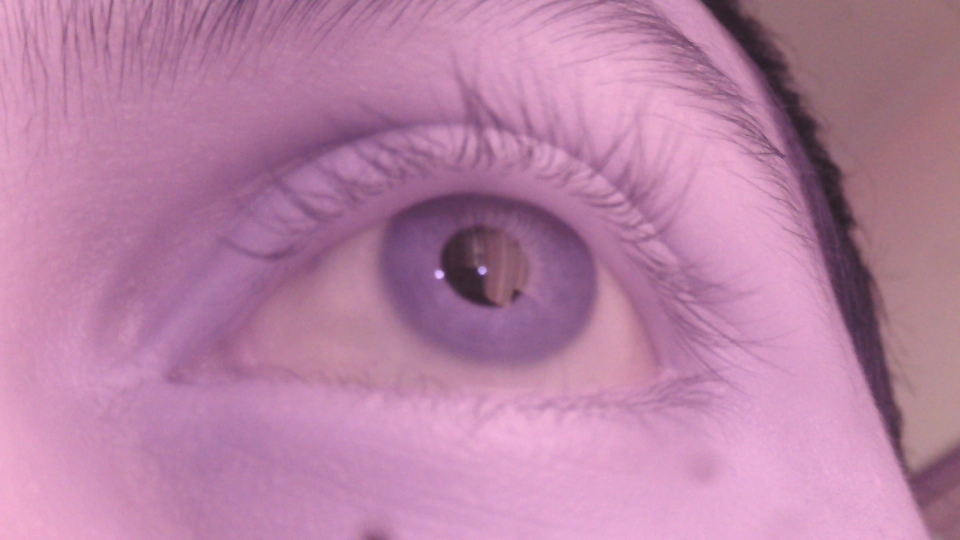
#> input picture Eye/test1.jpg, 1920 x 1080 px, given in place of the camera (shown at 1/2 size)
$ python haar.py
#> lines starting #> are read from the running program, lines starting #| are printed output that depends on the picture; after the words box and inside, x2 and y2 are one past the last pixel; in counts of white or black regions, pixels touching at a corner belong together
#> further down, frame is the input picture: shape (1080, 1920, 3); mean B, G, R 163.9, 129.4, 183.5
from __future__ import print_function
import cv2 as cv
import numpy as np

def findFourNearestPointsToCenter(points, size):
    center_x = size[0]//2
    center_y = size[1]//2
    points.append([0,0])
    points.append([0,0])
    points.append([0,0])
    points.append([0,0])

    #print(size)
    #print("center ", center_x, center_y)

    points.sort(key = lambda x: (x[0]- center_x)**2 + (x[1]- center_y)**2)
    return points[:4]


def detectAndDisplay(frame):
    frame_gray = cv.cvtColor(frame, cv.COLOR_BGR2GRAY)
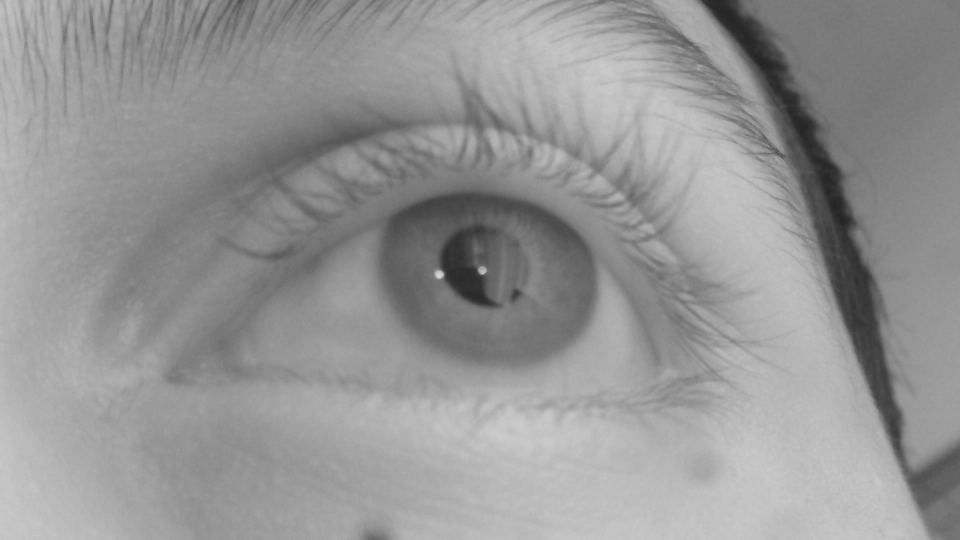
#> frame_gray: shape (1080, 1920) (shown at 1/2 size); min 34, max 221, mean 149.5
    frame_gray = cv.equalizeHist(frame_gray)
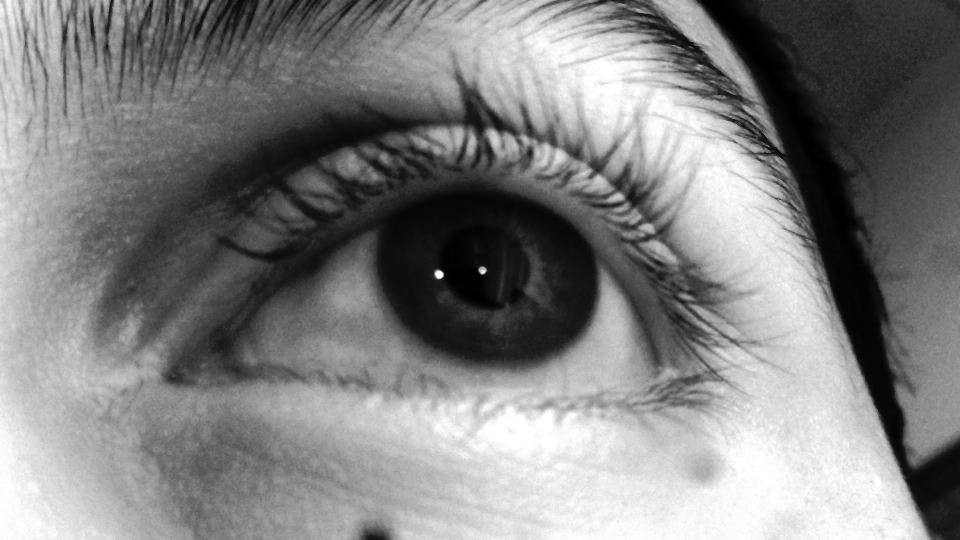
#> frame_gray: shape (1080, 1920) (shown at 1/2 size); min 0, max 255, mean 128.8
    #-- Detect eyes
    eyes = eyes_cascade.detectMultiScale(frame, 1.2, 10)
#> eyes = [[664, 275, 521, 521]]
    for (x,y,w,h) in eyes:
        frame = cv.rectangle(frame, (x,y),(x+w, y+h), (255, 0,0), 5 )
        cropped_image = frame_gray[y:y+h, x:x+w]
        ret,glint_image = cv.threshold(cropped_image,200,255,cv.THRESH_BINARY)
        ret,pupil_image = cv.threshold(cropped_image,30,255,cv.THRESH_BINARY_INV)


        contours, hierarchy = cv.findContours(glint_image, cv.RETR_TREE, cv.CHAIN_APPROX_SIMPLE)
        #cv.drawContours(glint_image, contours, -1, (0,255,0), 3)


        #convert all back to color
        pupil_color = cv.cvtColor(pupil_image,cv.COLOR_GRAY2RGB)
        glint_color = cv.cvtColor(glint_image,cv.COLOR_GRAY2RGB)
        cropped_color = cv.cvtColor(cropped_image,cv.COLOR_GRAY2RGB)


        #find the center of the pupil
        # calculate moments of binary image
        M = cv.moments(pupil_image)
        # calculate x,y coordinate of center
        if M["m00"] != 0:
            cX = int(M["m10"] / M["m00"])
            cY = int(M["m01"] / M["m00"])
        else:
            cX, cY = 0, 0

        points_list = []

         #Mark the contours in the image
        for c in contours:
            # calculate moments for each contour
            M = cv.moments(c)

            # calculate x,y coordinate of center
            if M["m00"] != 0:
                g_cX = int(M["m10"] / M["m00"])
                g_cY = int(M["m01"] / M["m00"])
                points_list.append([g_cX, g_cY])
            else:
                g_cX = 0
                g_cY = 0
            #cv.circle(glint_color, (g_cX, g_cY), 5, (0, 0, 255), -1)

        #print(points_list)
        nearest = findFourNearestPointsToCenter(points_list, glint_color.shape)
        print("nearest -> ",nearest)
        print("eye point ->", cX, cY)
        for g_cX,g_cY in nearest:
            cv.circle(glint_color, (g_cX, g_cY), 5, (0, 0, 255), -1)

        t_r_x , t_r_y = nearest[0][0], nearest[0][1]
        t_l_x , t_l_y = nearest[3][0], nearest[3][1]
        b_r_x , b_r_y = nearest[1][0], nearest[1][1]
        b_l_x , b_l_y = nearest[2][0], nearest[2][1]

        x_1 = (t_l_x + b_l_x ) // 2
        x_2 = (t_r_x + b_r_x ) // 2

        y_1 = (t_l_y + t_r_y ) // 2
        y_2 = (b_l_y + b_r_y ) // 2

        if( x_2 != x_1 and y_2 != y_1):
            estimate_x = int( (1920*cX)//(x_2 - x_1))
            estimate_y = int( (1024*cY)//(y_2 - y_1))
        else:
            estimate_x = 0
            estimate_y = 0


        if estimate_x > 0  and estimate_x < 1920:
             if estimate_y > 0  and estimate_y < 1024:
                 print("estimated x" , estimate_x , " estimated_y ", estimate_y)


        # draw the centroid in the pupil image
        pupil_color = cv.circle(pupil_color, (cX, cY), radius=5, color=(0,0,255), thickness=-1)

        numpy_horizontal = np.hstack((cropped_color, glint_color, pupil_color))
        # [4 lines of commented-out code are left out]
        cv.imshow('threshold lower', numpy_horizontal)
#> this loop made 1 pass
#> (x, y, w, h, cX, cY, center_x in findFourNearestPointsToCenter, center_y in findFourNearestPointsToCenter) on pass 1: (664, 275, 521, 521, 278, 243, 260, 260)
#| nearest ->  [[301, 267], [214, 273], [318, 506], [276, 519]]
#| eye point -> 278 243
#> pass 1, in detectAndDisplay, `frame = cv.rectangle(frame, (x,y),(x+w, y+h), (255, 0,0), 5 )`:
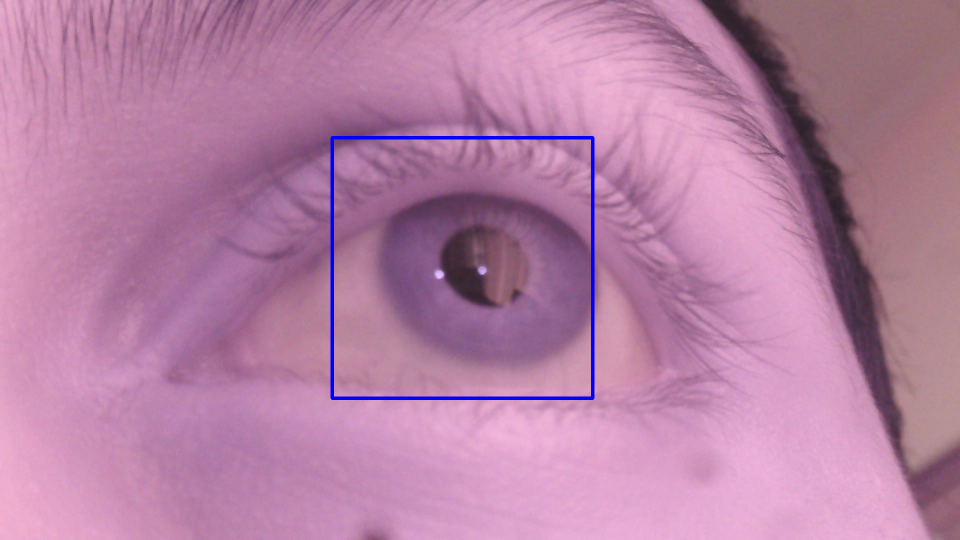
#> frame: shape (1080, 1920, 3) (shown at 1/2 size); 0.7% of pixels changed, all inside (x1, y1, x2, y2) = (661, 272, 1189, 800)
#> pass 1, in detectAndDisplay, `cropped_image = frame_gray[y:y+h, x:x+w]`:
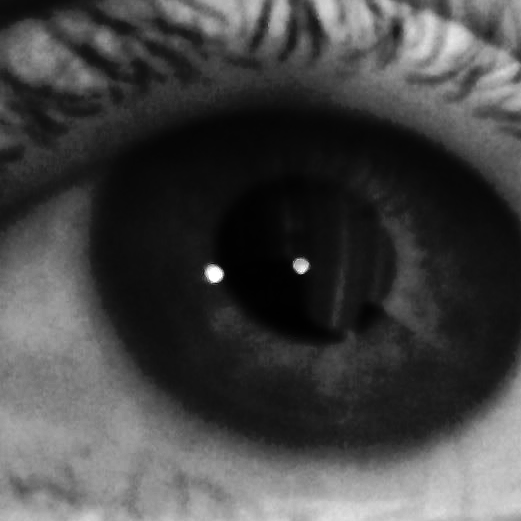
#> cropped_image: shape (521, 521); min 0, max 255, mean 68.6
#> pass 1, in detectAndDisplay, `ret,glint_image = cv.threshold(cropped_image,200,255,cv.THRESH_BINARY)`:
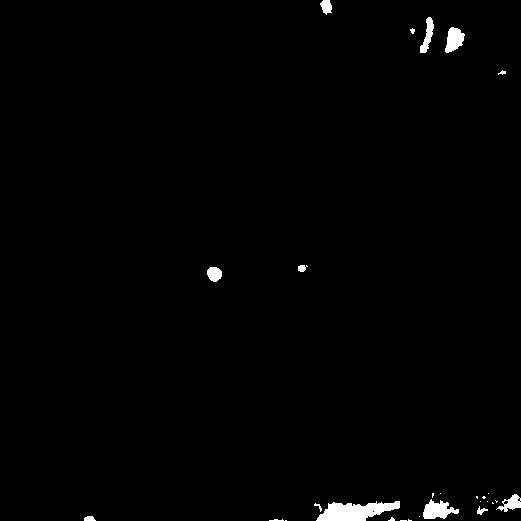
#> glint_image: shape (521, 521); 1.1% white; 28 white regions (14 under 20 px), largest, box (x1, y1, x2, y2) and area: (316, 501, 400, 521) 1077, (423, 499, 459, 519) 433, (445, 27, 465, 53) 340
#> pass 1, in detectAndDisplay, `ret,pupil_image = cv.threshold(cropped_image,30,255,cv.THRESH_BINARY_I..`:
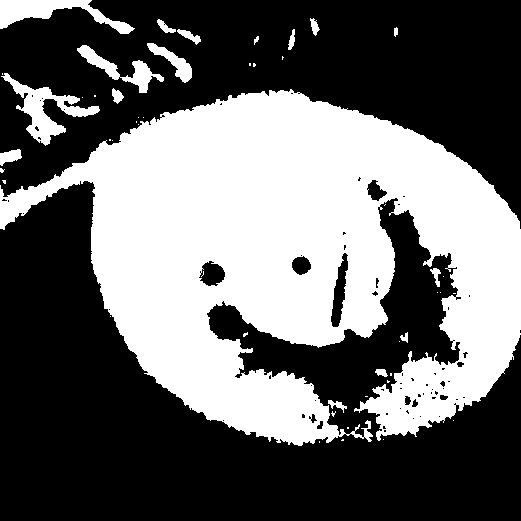
#> pupil_image: shape (521, 521); 40.5% white; 49 white regions (32 under 20 px), largest, box (x1, y1, x2, y2) and area: (0, 89, 521, 446) 103145, (1, 73, 100, 146) 2017, (0, 0, 135, 34) 1810

    cv.imshow('Capture - Face detection', frame)

eyes_cascade = cv.CascadeClassifier('haarcascade_eye.xml')

cap = cv.VideoCapture(0)
if not cap.isOpened:
    print('--(!)Error opening video capture')
    exit(0)
while True:
    ret, frame = cap.read()
    print("Capturing")
    if frame is None:
        print('--(!) No captured frame -- Break!')
        break
    detectAndDisplay(frame)
    if cv.waitKey(10) == 27:
#> (key Esc is pressed here)
        break

$ run again, on Eye/test3.jpg
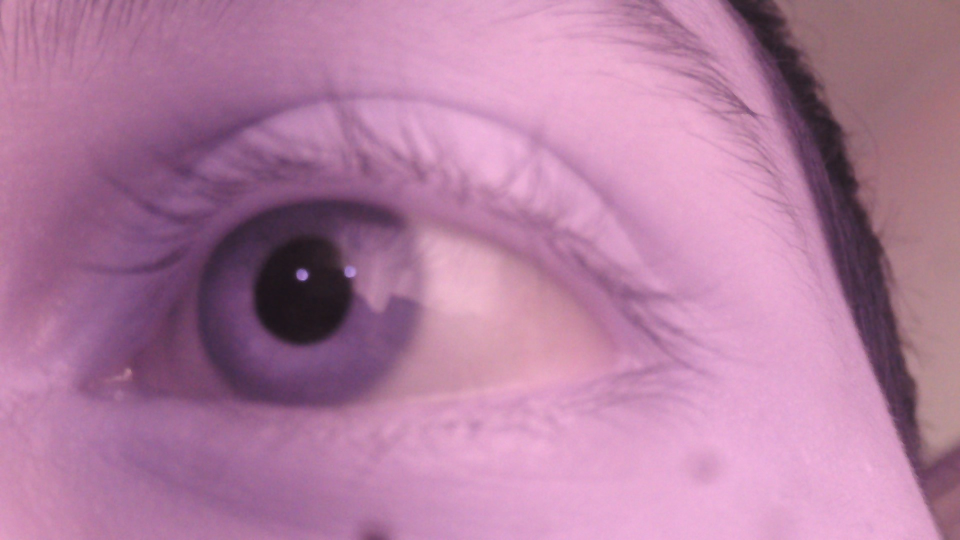
#> input picture Eye/test3.jpg, 1920 x 1080 px, given in place of the camera (shown at 1/2 size)
#> frame is the input picture: shape (1080, 1920, 3); mean B, G, R 159.7, 124.9, 177.5
#> eyes = [[293, 297, 581, 581]]
#> the loop in detectAndDisplay, `for (x,y,w,h) in eyes:` made 1 pass
#> (x, y, w, h, cX, cY, center_x in findFourNearestPointsToCenter, center_y in findFourNearestPointsToCenter) on pass 1: (293, 297, 581, 581, 217, 289, 290, 290)
#> (printed output is left out)
#> pass 1, in detectAndDisplay, `ret,glint_image = cv.threshold(cropped_image,200,255,cv.THRESH_BINARY)`:
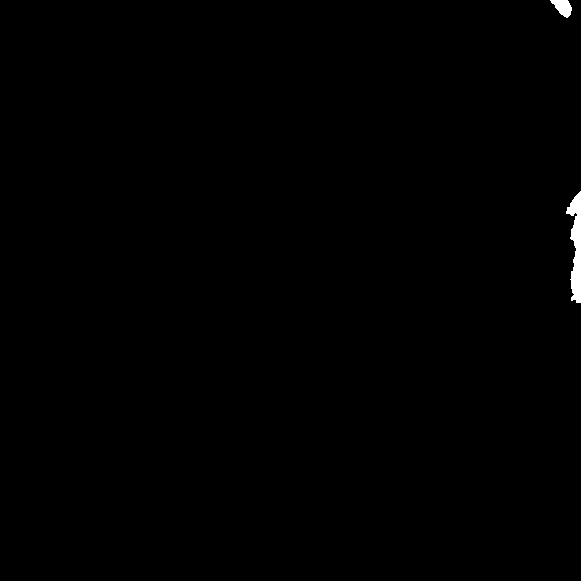
#> glint_image: shape (581, 581); 0.35% white; 2 white regions, box (x1, y1, x2, y2) and area: (566, 191, 581, 303) 942, (550, 0, 572, 18) 241
#> pass 1, in detectAndDisplay, `ret,pupil_image = cv.threshold(cropped_image,30,255,cv.THRESH_BINARY_I..`:
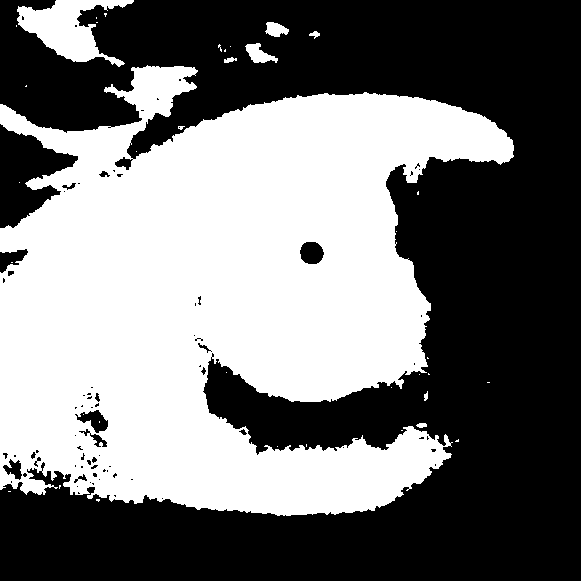
#> pupil_image: shape (581, 581); 46.1% white; 37 white regions (29 under 20 px), largest, box (x1, y1, x2, y2) and area: (0, 65, 514, 516) 151282, (17, 0, 134, 67) 3576, (245, 43, 278, 63) 348

$ run again, on Eye/test4.jpg
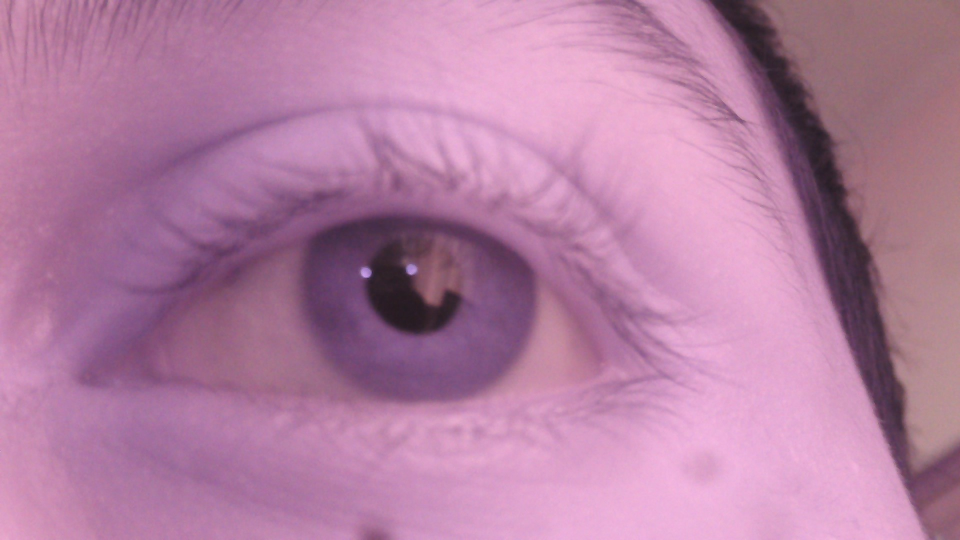
#> input picture Eye/test4.jpg, 1920 x 1080 px, given in place of the camera (shown at 1/2 size)
#> frame is the input picture: shape (1080, 1920, 3); mean B, G, R 161.3, 125.9, 179.1
#> eyes = [[551, 337, 509, 509]]
#> the loop in detectAndDisplay, `for (x,y,w,h) in eyes:` made 1 pass
#> (x, y, w, h, cX, cY, center_x in findFourNearestPointsToCenter, center_y in findFourNearestPointsToCenter) on pass 1: (551, 337, 509, 509, 246, 244, 254, 254)
#> (printed output is left out)
#> pass 1, in detectAndDisplay, `ret,glint_image = cv.threshold(cropped_image,200,255,cv.THRESH_BINARY)`:
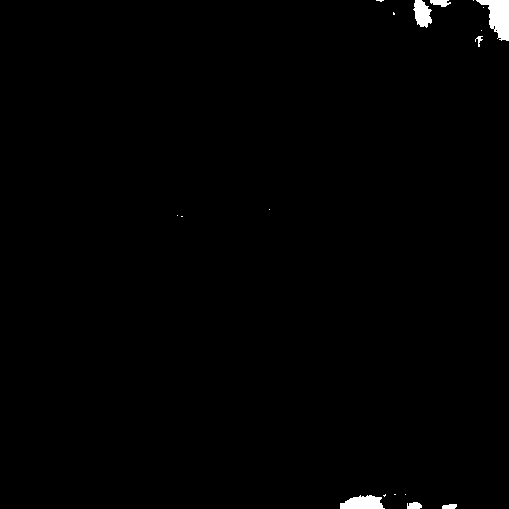
#> glint_image: shape (509, 509); 0.73% white; 18 white regions (11 under 20 px), largest, box (x1, y1, x2, y2) and area: (476, 0, 509, 41) 754, (340, 495, 385, 509) 472, (413, 0, 432, 28) 359
#> pass 1, in detectAndDisplay, `ret,pupil_image = cv.threshold(cropped_image,30,255,cv.THRESH_BINARY_I..`:
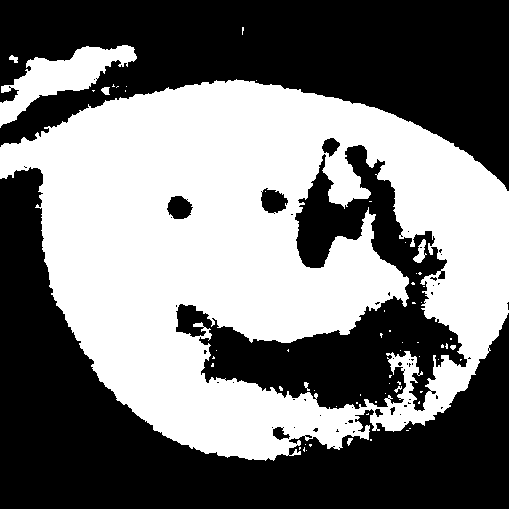
#> pupil_image: shape (509, 509); 46.6% white; 62 white regions (53 under 20 px), largest, box (x1, y1, x2, y2) and area: (0, 79, 509, 461) 115963, (0, 45, 137, 128) 4149, (413, 239, 427, 263) 155
